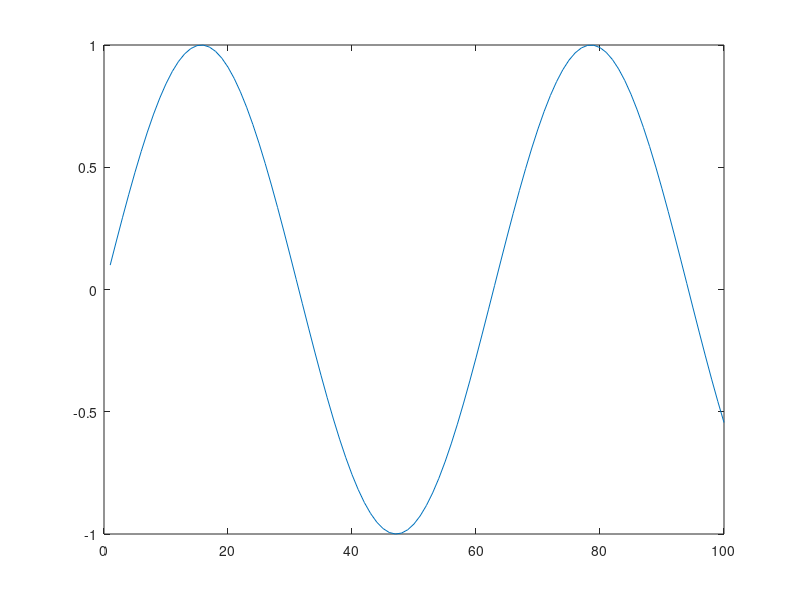
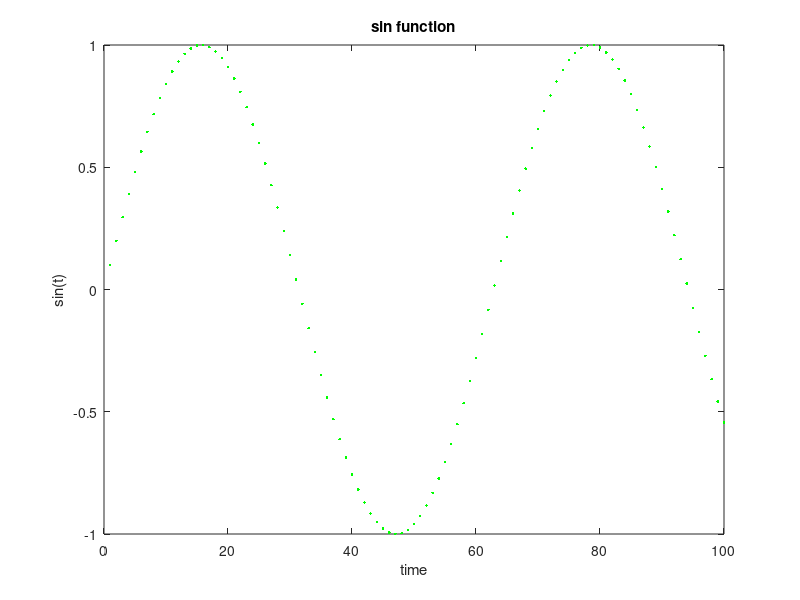

MATLAB code for these plots, in order: (Note: this script raises an error after producing the figures.)
%%% review

a = 1;   %%% scalar
dist = [180 210 140 170 160];  %%% vector
scores = [ 98 85 93; 78 81 82; 65 72 67; 88 89 91; 99 96 98]; %%% matrix

%%% indexing --> Remember: x,y = rows, columns
scores(1,:) % row 1, all columns
scores(:,1) % all rows, column 1 

%%% functions on a vector/array
area = [1 4 9 16 25]; 
side = sqrt(area) % element wise operation, returns vector/array: [1 2 3 4 5] % WHY don't need '.'? B/C fcn?

%strings
name = 'kris' % array w/4 string elements
name(1) % returns 'k'

%%% PLOTTING

%%% line plots

t = 1:100; %%% note semicolon - 1 (row) x 100 (column) matrix
y = sin(t/10); %storing result of sin(t/10) in variable y
figure
plot(t,y); % plots 1 -> 100 time points (t) vs output of sin() when t (1 -> 100) is it's argument 
           %[plot(Y) plots the columns of Y versus their index.]

%note: --- help for plot ---

 %plot   Linear plot. 
    %plot(X,Y) plots vector Y versus vector X. 
    %If X or Y is a matrix, then the vector is plotted versus the rows or columns of the matrix,
    %whichever line up.  
    
    %plot(Y) plots the columns of Y versus their index.
    
figure % new figure
plot(t,y,'g.'); % g. = green dots. help [plot] for more
title('sin function')
xlabel('time')
ylabel('sin(t)')

load sample_trace  %%% v = (time, neuron)... 2 neuron columns & index is time
size(v) % 100 row x 2 column matrix
figure
plot(v(:,1)); % plots matrix v (all rows, column/neuron 1) against the index (time)
 
hold on % same figure
plot(v(:,2),'g'); % plot 2nd column in green

xlabel('secs')
ylabel('volts')

%%% bar graphs

% for vectors/arrays
firingRate = [12 18 10]; % make a vector/array
figure 
bar(firingRate) %plots array element vs index in bar graph form
ylabel('rate')

% for entire matrix
figure
bar(scores) % scores is a 5 (rows) x 3 (columns) matrix 
% Result of bar(scores) is elements in each row grouped by column plotted against index

% for only one row of matrix
figure % new figure
studentAvg = mean(scores,2); % average of elements in matrix 'scores' taken across rows (gives column array)
bar(studentAvg) % plots column element vs index; similar to bar(array)

%%% if/then
x = -1; % define variable
sqrt(x) % sqrt(x) is variable stored as 'ans'
if x<0 % if x is less than zero
    display('warning! imaginary number!') % then displat string
else % if x is not less than zero
    display('real number') % display different string
end %note: when entering this if/then statement piece by piece in command line, it ony executes (and shows
%me 'warning!' after I type 'end'

%change to file
%another change


